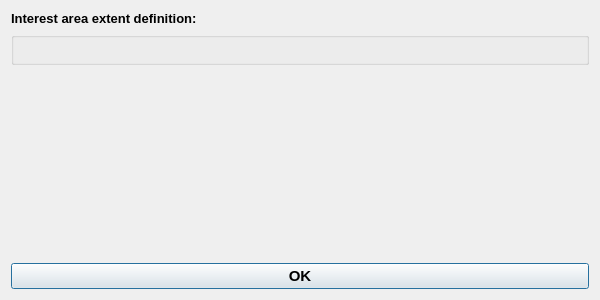
<?xml version="1.0" encoding="UTF-8"?>
<ui version="4.0">
 <class>Dialog</class>
 <widget class="QDialog" name="Dialog">
  <property name="windowModality">
   <enum>Qt::WindowModality::ApplicationModal</enum>
  </property>
  <property name="geometry">
   <rect>
    <x>0</x>
    <y>0</y>
    <width>600</width>
    <height>300</height>
   </rect>
  </property>
  <property name="windowTitle">
   <string>Area query</string>
  </property>
  <layout class="QGridLayout" name="gridLayout">
   <item row="2" column="0">
    <spacer name="verticalSpacer">
     <property name="orientation">
      <enum>Qt::Orientation::Vertical</enum>
     </property>
     <property name="sizeHint" stdset="0">
      <size>
       <width>20</width>
       <height>40</height>
      </size>
     </property>
    </spacer>
   </item>
   <item row="1" column="0">
    <widget class="QgsExtentGroupBox" name="extent_grp">
     <property name="font">
      <font>
       <pointsize>10</pointsize>
      </font>
     </property>
     <property name="alignment">
      <set>Qt::AlignmentFlag::AlignLeading|Qt::AlignmentFlag::AlignLeft|Qt::AlignmentFlag::AlignVCenter</set>
     </property>
     <property name="checkable">
      <bool>false</bool>
     </property>
     <property name="collapsed" stdset="0">
      <bool>false</bool>
     </property>
    </widget>
   </item>
   <item row="0" column="0">
    <widget class="QLabel" name="label">
     <property name="font">
      <font>
       <pointsize>10</pointsize>
       <bold>true</bold>
      </font>
     </property>
     <property name="text">
      <string>Interest area extent definition:</string>
     </property>
    </widget>
   </item>
   <item row="3" column="0">
    <widget class="QPushButton" name="ok_pb">
     <property name="font">
      <font>
       <pointsize>11</pointsize>
       <bold>true</bold>
      </font>
     </property>
     <property name="text">
      <string>OK</string>
     </property>
    </widget>
   </item>
  </layout>
 </widget>
 <customwidgets>
  <customwidget>
   <class>QgsCollapsibleGroupBox</class>
   <extends>QGroupBox</extends>
   <header>qgscollapsiblegroupbox.h</header>
   <container>1</container>
  </customwidget>
  <customwidget>
   <class>QgsExtentGroupBox</class>
   <extends>QgsCollapsibleGroupBox</extends>
   <header>qgsextentgroupbox.h</header>
   <container>1</container>
  </customwidget>
 </customwidgets>
 <resources/>
 <connections/>
</ui>
